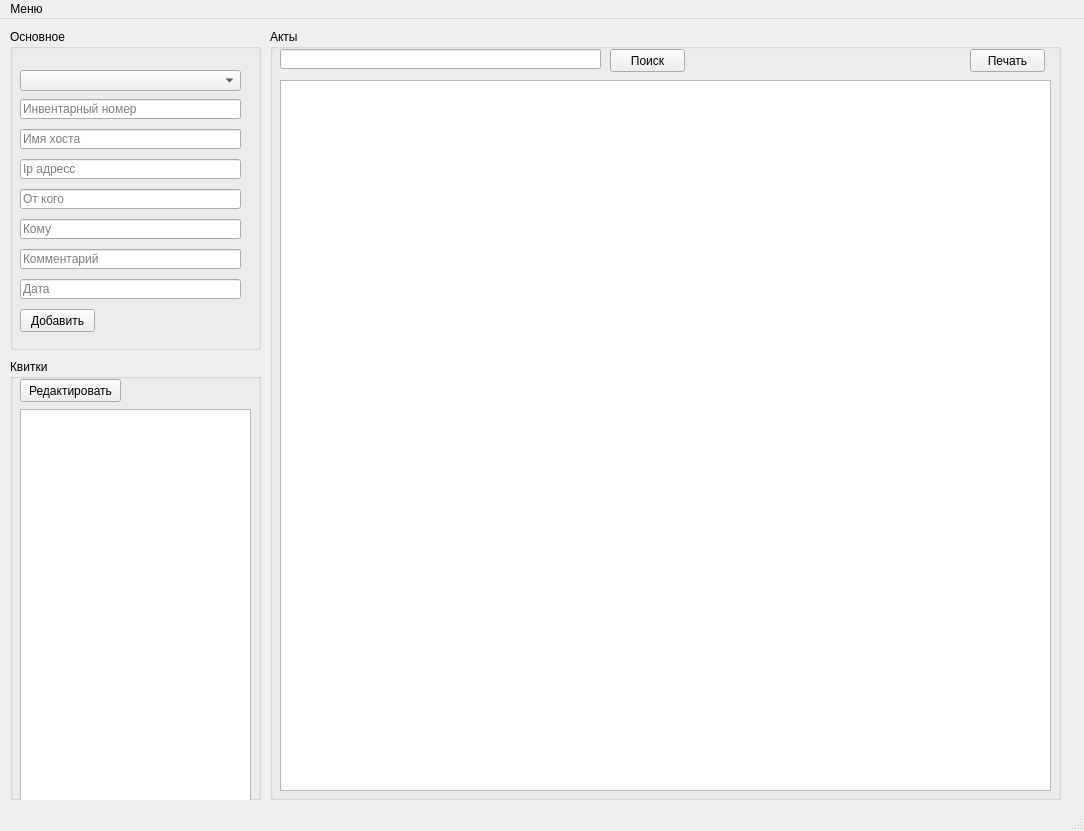
<?xml version="1.0" encoding="UTF-8"?>
<ui version="4.0">
 <class>MainWindow</class>
 <widget class="QMainWindow" name="MainWindow">
  <property name="geometry">
   <rect>
    <x>0</x>
    <y>0</y>
    <width>1084</width>
    <height>831</height>
   </rect>
  </property>
  <property name="windowTitle">
   <string>MainWindow</string>
  </property>
  <widget class="QWidget" name="centralwidget">
   <widget class="QGroupBox" name="groupBox">
    <property name="geometry">
     <rect>
      <x>10</x>
      <y>10</y>
      <width>251</width>
      <height>321</height>
     </rect>
    </property>
    <property name="title">
     <string>Основное</string>
    </property>
    <widget class="QLineEdit" name="lineEdit">
     <property name="geometry">
      <rect>
       <x>10</x>
       <y>70</y>
       <width>221</width>
       <height>20</height>
      </rect>
     </property>
     <property name="placeholderText">
      <string>Инвентарный номер</string>
     </property>
    </widget>
    <widget class="QLineEdit" name="lineEdit_2">
     <property name="geometry">
      <rect>
       <x>10</x>
       <y>100</y>
       <width>221</width>
       <height>20</height>
      </rect>
     </property>
     <property name="placeholderText">
      <string>Имя хоста</string>
     </property>
    </widget>
    <widget class="QLineEdit" name="lineEdit_3">
     <property name="geometry">
      <rect>
       <x>10</x>
       <y>130</y>
       <width>221</width>
       <height>20</height>
      </rect>
     </property>
     <property name="placeholderText">
      <string>Ip адресс</string>
     </property>
    </widget>
    <widget class="QLineEdit" name="lineEdit_4">
     <property name="geometry">
      <rect>
       <x>10</x>
       <y>160</y>
       <width>221</width>
       <height>20</height>
      </rect>
     </property>
     <property name="placeholderText">
      <string>От кого</string>
     </property>
    </widget>
    <widget class="QLineEdit" name="lineEdit_5">
     <property name="geometry">
      <rect>
       <x>10</x>
       <y>190</y>
       <width>221</width>
       <height>20</height>
      </rect>
     </property>
     <property name="placeholderText">
      <string>Кому</string>
     </property>
    </widget>
    <widget class="QLineEdit" name="lineEdit_6">
     <property name="geometry">
      <rect>
       <x>10</x>
       <y>220</y>
       <width>221</width>
       <height>20</height>
      </rect>
     </property>
     <property name="placeholderText">
      <string>Комментарий</string>
     </property>
    </widget>
    <widget class="QLineEdit" name="lineEdit_7">
     <property name="geometry">
      <rect>
       <x>10</x>
       <y>250</y>
       <width>221</width>
       <height>20</height>
      </rect>
     </property>
     <property name="placeholderText">
      <string>Дата</string>
     </property>
    </widget>
    <widget class="QPushButton" name="pushButton">
     <property name="geometry">
      <rect>
       <x>10</x>
       <y>280</y>
       <width>75</width>
       <height>23</height>
      </rect>
     </property>
     <property name="text">
      <string>Добавить</string>
     </property>
    </widget>
    <widget class="QComboBox" name="comboBox">
     <property name="geometry">
      <rect>
       <x>10</x>
       <y>41</y>
       <width>221</width>
       <height>21</height>
      </rect>
     </property>
    </widget>
   </widget>
   <widget class="QGroupBox" name="groupBox_2">
    <property name="geometry">
     <rect>
      <x>10</x>
      <y>340</y>
      <width>251</width>
      <height>441</height>
     </rect>
    </property>
    <property name="title">
     <string>Квитки</string>
    </property>
    <widget class="QTableView" name="tableView">
     <property name="geometry">
      <rect>
       <x>10</x>
       <y>50</y>
       <width>231</width>
       <height>431</height>
      </rect>
     </property>
    </widget>
    <widget class="QPushButton" name="pushButton_4">
     <property name="geometry">
      <rect>
       <x>10</x>
       <y>20</y>
       <width>101</width>
       <height>23</height>
      </rect>
     </property>
     <property name="text">
      <string>Редактировать</string>
     </property>
    </widget>
   </widget>
   <widget class="QGroupBox" name="groupBox_3">
    <property name="geometry">
     <rect>
      <x>270</x>
      <y>10</y>
      <width>791</width>
      <height>771</height>
     </rect>
    </property>
    <property name="title">
     <string>Акты</string>
    </property>
    <widget class="QTableView" name="tableView_2">
     <property name="geometry">
      <rect>
       <x>10</x>
       <y>51</y>
       <width>771</width>
       <height>711</height>
      </rect>
     </property>
    </widget>
    <widget class="QPushButton" name="pushButton_2">
     <property name="geometry">
      <rect>
       <x>700</x>
       <y>20</y>
       <width>75</width>
       <height>23</height>
      </rect>
     </property>
     <property name="text">
      <string>Печать</string>
     </property>
    </widget>
    <widget class="QLineEdit" name="lineEdit_8">
     <property name="geometry">
      <rect>
       <x>10</x>
       <y>20</y>
       <width>321</width>
       <height>20</height>
      </rect>
     </property>
    </widget>
    <widget class="QPushButton" name="pushButton_3">
     <property name="geometry">
      <rect>
       <x>340</x>
       <y>20</y>
       <width>75</width>
       <height>23</height>
      </rect>
     </property>
     <property name="text">
      <string>Поиск</string>
     </property>
    </widget>
   </widget>
  </widget>
  <widget class="QMenuBar" name="menubar">
   <property name="geometry">
    <rect>
     <x>0</x>
     <y>0</y>
     <width>1084</width>
     <height>30</height>
    </rect>
   </property>
   <widget class="QMenu" name="menu">
    <property name="title">
     <string>Меню</string>
    </property>
    <addaction name="actionExit"/>
   </widget>
   <addaction name="menu"/>
  </widget>
  <widget class="QStatusBar" name="statusbar"/>
  <action name="actionExit">
   <property name="text">
    <string>Выход</string>
   </property>
  </action>
 </widget>
 <resources/>
 <connections/>
</ui>
